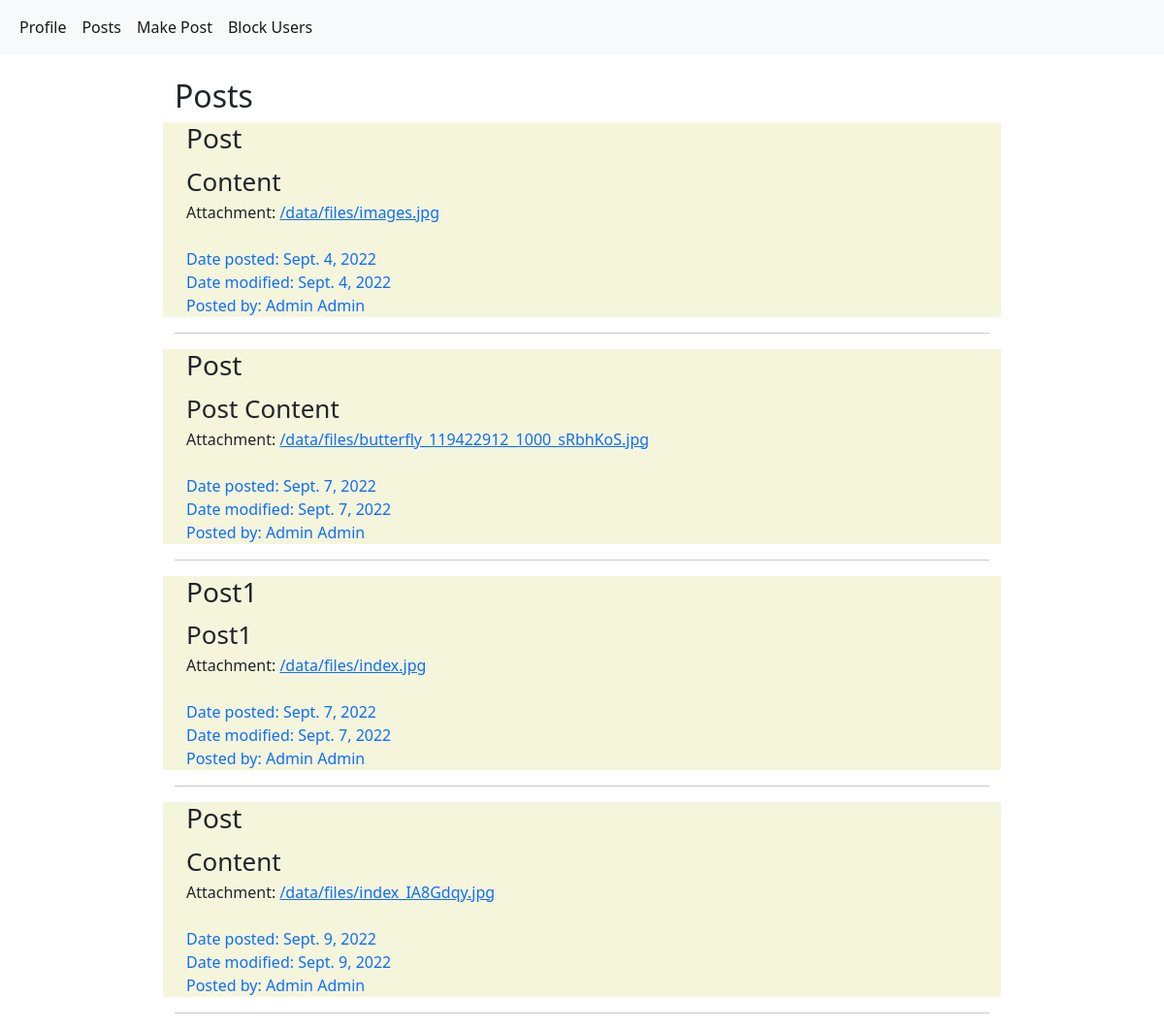
The page /posts/ (signed in) on the database its author committed.
### BlogPosts/models.py (models this page shows, shortened)
class Post(models.Model):
    title = models.CharField(max_length=70)
    user = models.ForeignKey(CustomUser, on_delete=models.CASCADE)
    content = models.TextField(max_length=250)
    file = models.FileField(upload_to="files/")
    date_created = models.DateField(auto_now=True)
    last_modified = models.DateField(auto_now=True)

class CustomUser(models.Model):
    user = models.ForeignKey(User, on_delete=models.CASCADE)
    name = models.CharField(max_length=100)
    surname = models.CharField(max_length=100)
    photo = models.ImageField(upload_to="photos/")
    interests = models.TextField(max_length=500)
    skills = models.TextField(max_length=500)
    profession = models.CharField(max_length=200)
    blocked_user = models.ManyToManyField(User, related_name='blocked_user', blank=True)
    def __str__(self):
        return self.name + " " + self.surname

### BlogPosts/views.py (the view)
# urls.py: path('posts/', posts, name="posts"),
def posts(request):
    queryset = Post.objects.exclude(user__user=request.user).\
        exclude(user__user__in=CustomUser.objects.get(user=request.user).blocked_user.get_queryset())
    context = {"posts": queryset}
    return render(request, "posts.html", context=context)

### BlogPosts/templates/posts.html (shortened to what this page needs)
<!DOCTYPE html>
<html lang="en">
<head>
    <link href="https://cdn.jsdelivr.net/npm/bootstrap@5.2.0-beta1/dist/css/bootstrap.min.css" rel="stylesheet"
>
</head>
<body>
<nav class="navbar navbar-expand-lg navbar-light bg-light">
    <div class="container-fluid">
        <div class="collapse navbar-collapse" id="navbarSupportedContent">
            <ul class="navbar-nav me-auto mb-2 mb-lg-0">
                 <li class="nav-item">
                    <a class="nav-link active profile-page" aria-current="page" href="/profile">Profile</a>
                </li>
                <li class="nav-item">
                    <a class="nav-link active posts-page" aria-current="page" href="/posts">Posts</a>
                </li>
                <li class="nav-item">
                    <a class="nav-link active add-post-page" aria-current="page" href="/add/post">Make Post</a>
                </li>
                <li class="nav-item">
                    <a class="nav-link active block-users-page" aria-current="page" href="/blockedUsers">Block Users</a>
                </li>
            </ul>
        </div>
    </div>
</nav>
<div class="justify-content-center" style="margin-left: 15%; margin-right: 15%">
    <br>
    <h2>Posts</h2>
    {% for post in posts %}
        <div class="row" style="background: beige">
            <div class="d-flex flex-column col-lg-12 ps-4 align-items-start">
                <h3>{{ post.title }}</h3>
                <div style="font-size: 26px">{{ post.content }}
                </div>
                <div>
                    Attachment: <a href="{{ post.file.url }}">{{ post.file.url }}</a>
                    <br>
                    <br>
                </div>
                <div class="text-primary">Date posted: {{ post.date_created }}</div>
                <div class="text-primary">Date modified: {{ post.last_modified }}</div>
                <div class="text-primary">Posted by: {{ post.user }}</div>
            </div>
        </div>
        <hr>
    {% endfor %}
</div>
</body>
</html>

### rows shown on the page
Post: title "Post", content "Content", file "/data/files/images.jpg", date_created "Sept. 4, 2022", last_modified "Sept. 4, 2022", user "Admin Admin"
Post: title "Post", content "Post Content", file "/data/files/butterfly_119422912_1000_sRbhKoS.jpg", date_created "Sept. 7, 2022", last_modified "Sept. 7, 2022", user "Admin Admin"
Post: title "Post1", content "Post1", file "/data/files/index.jpg", date_created "Sept. 7, 2022", last_modified "Sept. 7, 2022", user "Admin Admin"
Post: title "Post", content "Content", file "/data/files/index_IA8Gdqy.jpg", date_created "Sept. 9, 2022", last_modified "Sept. 9, 2022", user "Admin Admin"
